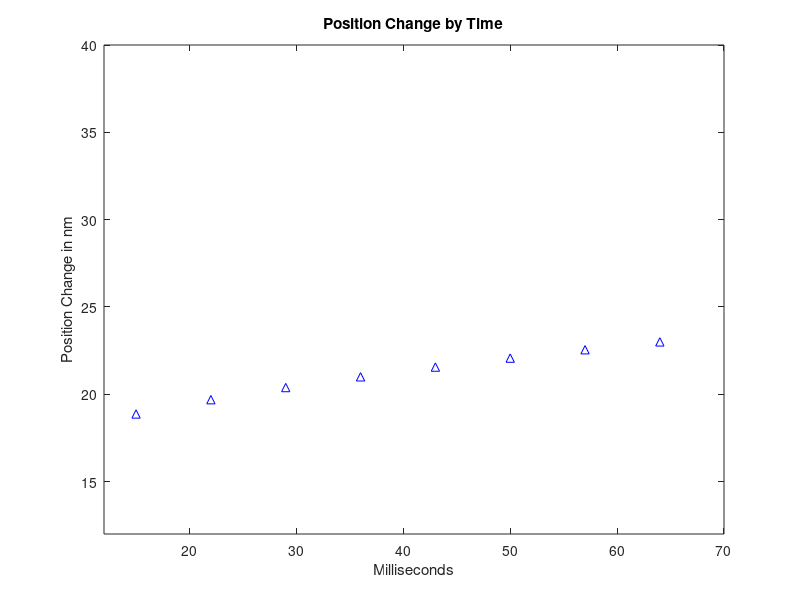

The MATLAB script that drew this image:
x = 15:7:64;
y = sqrt(x) + 15;
plot(x,y,'b^');
axis([12 70 12 40]);
xlabel('Milliseconds');
ylabel('Position Change in nm');
title('Position Change by Time')